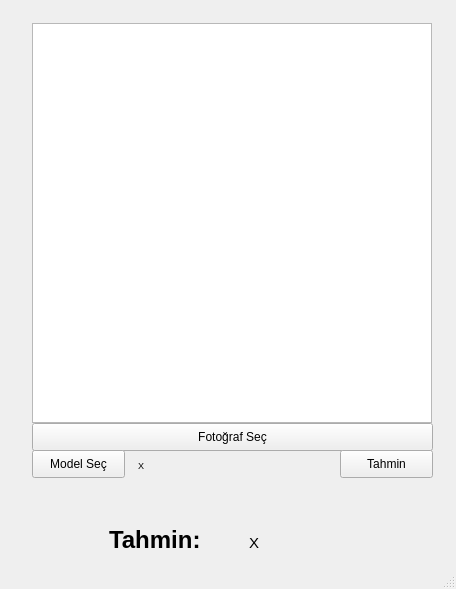
<?xml version="1.0" encoding="UTF-8"?>
<ui version="4.0">
 <class>MainWindow</class>
 <widget class="QMainWindow" name="MainWindow">
  <property name="geometry">
   <rect>
    <x>0</x>
    <y>0</y>
    <width>456</width>
    <height>589</height>
   </rect>
  </property>
  <property name="windowTitle">
   <string>MainWindow</string>
  </property>
  <widget class="QWidget" name="centralwidget">
   <widget class="QLabel" name="lblModel">
    <property name="geometry">
     <rect>
      <x>138</x>
      <y>445</y>
      <width>61</width>
      <height>41</height>
     </rect>
    </property>
    <property name="text">
     <string>&lt;html&gt;&lt;head/&gt;&lt;body&gt;&lt;p&gt;&lt;span style=&quot; font-size:7pt;&quot;&gt;X&lt;/span&gt;&lt;/p&gt;&lt;/body&gt;&lt;/html&gt;</string>
    </property>
   </widget>
   <widget class="QPushButton" name="btnPhoto">
    <property name="geometry">
     <rect>
      <x>32</x>
      <y>423</y>
      <width>401</width>
      <height>28</height>
     </rect>
    </property>
    <property name="text">
     <string>Fotoğraf Seç</string>
    </property>
   </widget>
   <widget class="QGraphicsView" name="imgPred">
    <property name="geometry">
     <rect>
      <x>32</x>
      <y>23</y>
      <width>400</width>
      <height>400</height>
     </rect>
    </property>
   </widget>
   <widget class="QLabel" name="lblPred">
    <property name="geometry">
     <rect>
      <x>249</x>
      <y>523</y>
      <width>61</width>
      <height>41</height>
     </rect>
    </property>
    <property name="text">
     <string>&lt;html&gt;&lt;head/&gt;&lt;body&gt;&lt;p&gt;&lt;span style=&quot; font-size:11pt;&quot;&gt;X&lt;/span&gt;&lt;/p&gt;&lt;/body&gt;&lt;/html&gt;</string>
    </property>
   </widget>
   <widget class="QLabel" name="label_4">
    <property name="geometry">
     <rect>
      <x>109</x>
      <y>510</y>
      <width>131</width>
      <height>61</height>
     </rect>
    </property>
    <property name="text">
     <string>&lt;html&gt;&lt;head/&gt;&lt;body&gt;&lt;p&gt;&lt;span style=&quot; font-size:18pt; font-weight:600;&quot;&gt;Tahmin:&lt;/span&gt;&lt;/p&gt;&lt;/body&gt;&lt;/html&gt;</string>
    </property>
   </widget>
   <widget class="QPushButton" name="btnLoadModel">
    <property name="geometry">
     <rect>
      <x>32</x>
      <y>450</y>
      <width>93</width>
      <height>28</height>
     </rect>
    </property>
    <property name="text">
     <string>Model Seç</string>
    </property>
   </widget>
   <widget class="QPushButton" name="btnPred">
    <property name="geometry">
     <rect>
      <x>340</x>
      <y>450</y>
      <width>93</width>
      <height>28</height>
     </rect>
    </property>
    <property name="text">
     <string>Tahmin</string>
    </property>
   </widget>
  </widget>
  <widget class="QStatusBar" name="statusbar"/>
 </widget>
 <resources/>
 <connections/>
</ui>
